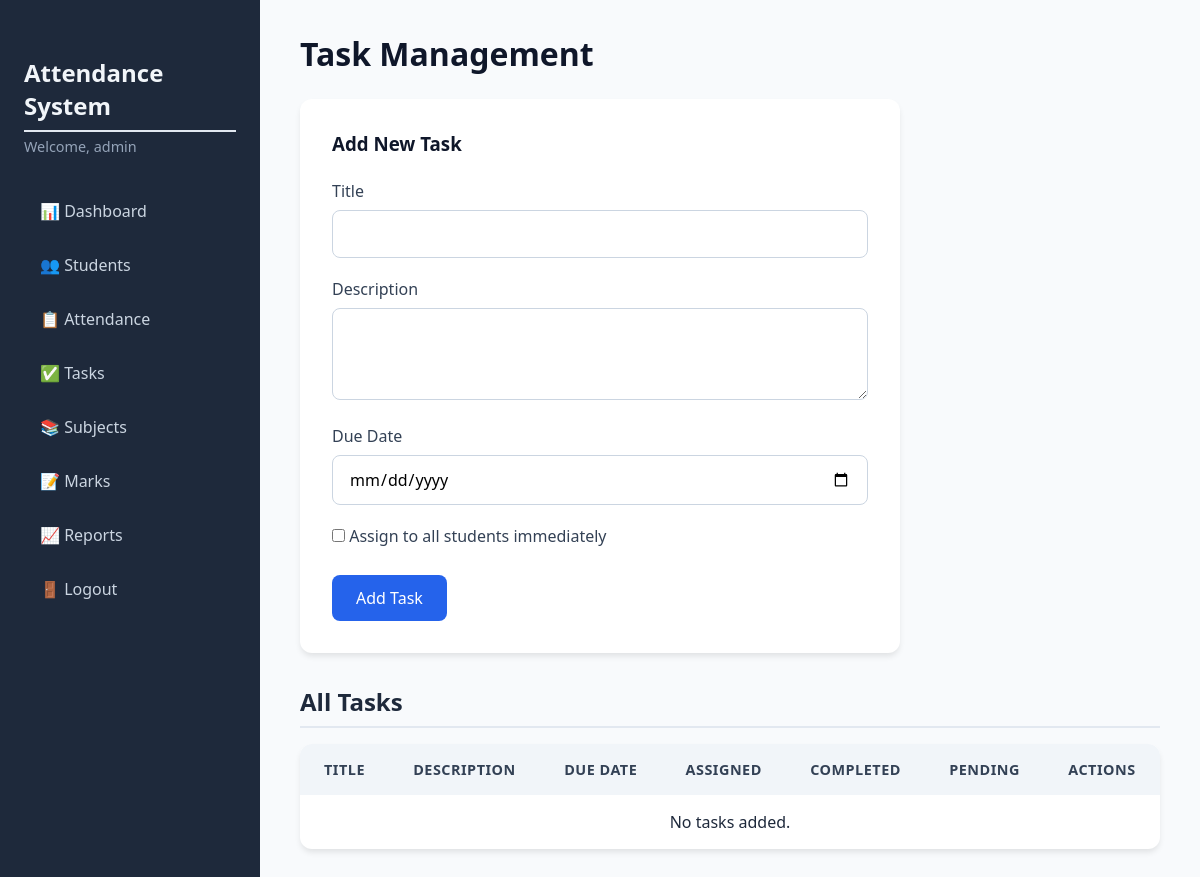
Before: /tasks (signed in) with the older database file.
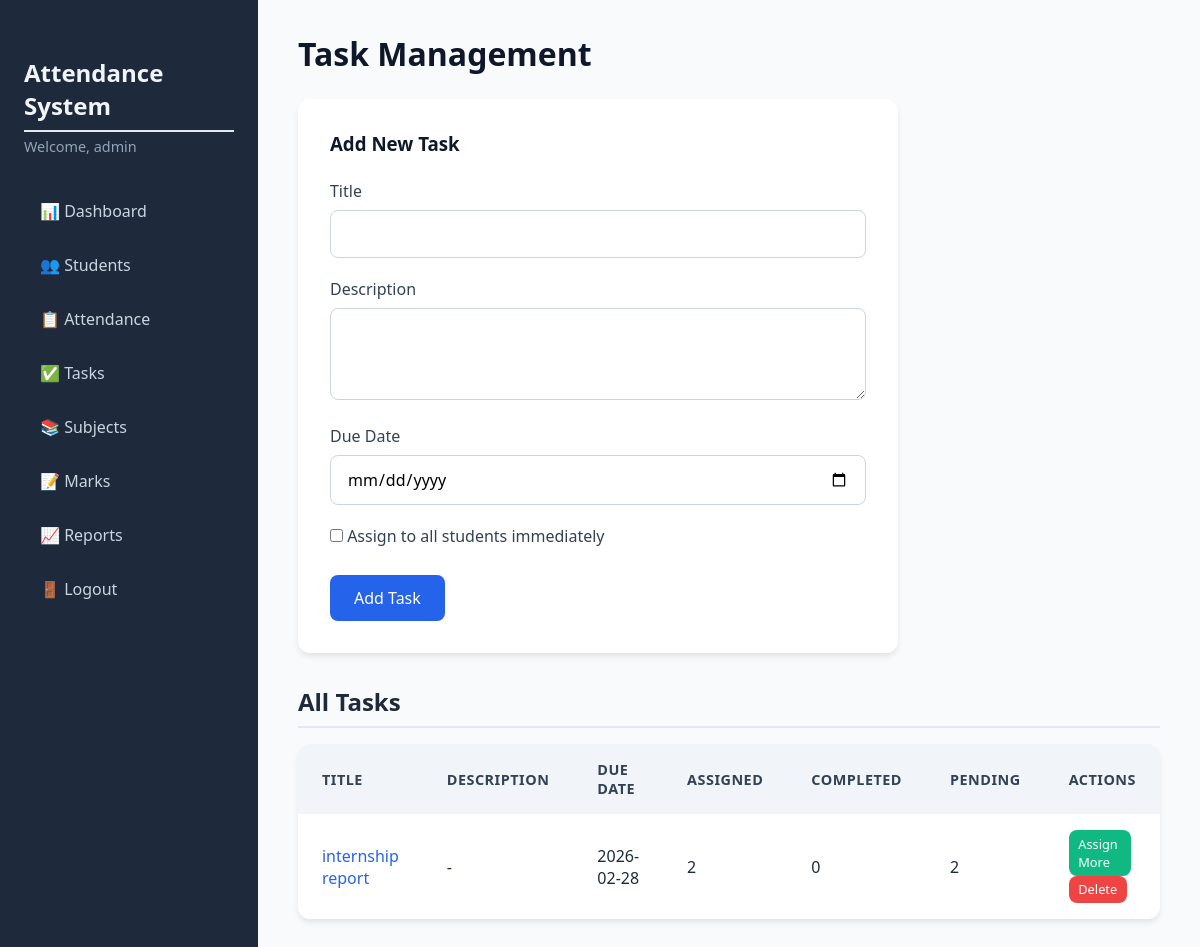
After: the same page with the newer database file.
### tables this page shows
CREATE TABLE tasks (
                id INTEGER PRIMARY KEY AUTOINCREMENT,
                title TEXT NOT NULL,
                description TEXT,
                due_date TEXT NOT NULL
            );

### app.py (the view, shortened to what this page needs)
@app.route('/tasks', methods=['GET', 'POST'])
@login_required
def tasks():
    db = get_db()
    tasks_list = db.execute('''
        SELECT t.*,
               COUNT(DISTINCT st.id) as total_assigned,
               SUM(CASE WHEN st.status = 'Completed' THEN 1 ELSE 0 END) as completed_count
        FROM tasks t
        LEFT JOIN student_tasks st ON t.id = st.task_id
        GROUP BY t.id
        ORDER BY t.due_date
    ''').fetchall()
    return render_template('tasks.html', tasks=tasks_list)

### app.py (called while the page is built)
def get_db():
    db = getattr(g, '_database', None)
    if db is None:
        db = g._database = sqlite3.connect(DATABASE)
        db.row_factory = sqlite3.Row
    return db

@app.teardown_appcontext
def close_connection(exception):
    db = getattr(g, '_database', None)
    if db is not None:
        db.close()

def login_required(f):
    @wraps(f)
    def decorated_function(*args, **kwargs):
        if 'admin_id' not in session:
            flash('Please log in to access this page.', 'warning')
            return redirect(url_for('login'))
        return f(*args, **kwargs)
    return decorated_function

### templates/tasks.html (shortened to what this page needs)
{% extends "base.html" %}
{% block content %}
<h1>Task Management</h1>
<div class="form-card">
    <h3>Add New Task</h3>
    <form method="POST" action="{{ url_for('tasks') }}">
        <div class="form-group">
            <label for="title">Title</label>
            <input type="text" id="title" name="title" required>
        </div>
        <div class="form-group">
            <label for="description">Description</label>
            <textarea id="description" name="description" rows="3"></textarea>
        </div>
        <div class="form-group">
            <label for="due_date">Due Date</label>
            <input type="date" id="due_date" name="due_date" required>
        </div>
        <div class="form-group checkbox">
            <label>
                <input type="checkbox" name="assign_all" value="yes"> Assign to all students immediately
            </label>
        </div>
        <button type="submit" class="btn btn-primary">Add Task</button>
    </form>
</div>
<h2>All Tasks</h2>
<div class="table-responsive">
    <table class="table">
        <thead>
            <tr>
                <th>Title</th>
                <th>Description</th>
                <th>Due Date</th>
                <th>Assigned</th>
                <th>Completed</th>
                <th>Pending</th>
                <th>Actions</th>
            </tr>
        </thead>
        <tbody>
            {% for task in tasks %}
            {% set pending = (task.total_assigned or 0) - (task.completed_count or 0) %}
            <tr>
                <td>
                    <a href="{{ url_for('task_detail', task_id=task.id) }}" class="task-link">
                        {{ task.title }}
                    </a>
                </td>
                <td>{{ task.description or '-' }}</td>
                <td>{{ task.due_date }}</td>
                <td>{{ task.total_assigned or 0 }}</td>
                <td>{{ task.completed_count or 0 }}</td>
                <td>{{ pending if pending > 0 else 0 }}</td>
                <td>
                    <a href="{{ url_for('assign_task_page', task_id=task.id) }}" class="btn btn-sm btn-edit">Assign
                        More</a>
                    <form method="POST" action="{{ url_for('delete_task', id=task.id) }}" style="display:inline;"
                        onsubmit="return confirm('Delete this task?');">
                        <button type="submit" class="btn btn-sm btn-delete">Delete</button>
                    </form>
                </td>
            </tr>
            {% else %}
            <tr>
                <td colspan="7" style="text-align: center;">No tasks added.</td>
            </tr>
            {% endfor %}
        </tbody>
    </table>
</div>
{% endblock %}

Changed rows visible on the page:
added tasks: title "internship report", description "-", due_date "2026-02-28", total_assigned "2", completed_count "0", pending "2"
Other visible differences:
text no longer shown: "No tasks added."
